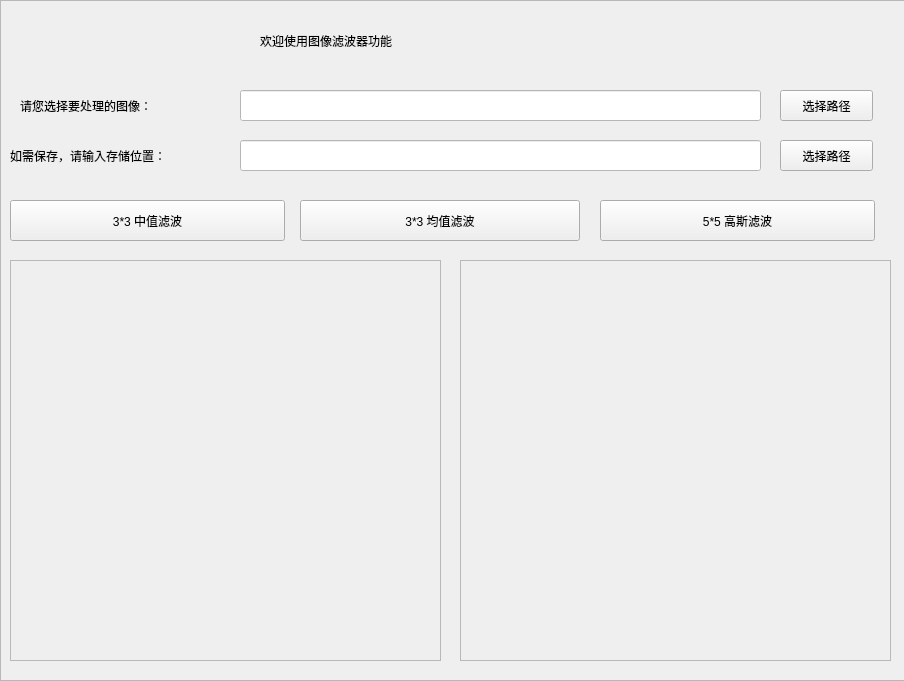
<?xml version="1.0" encoding="UTF-8"?>
<ui version="4.0">
 <class>FilterWindow</class>
 <widget class="QWidget" name="FilterWindow">
  <property name="geometry">
   <rect>
    <x>0</x>
    <y>0</y>
    <width>904</width>
    <height>681</height>
   </rect>
  </property>
  <property name="windowTitle">
   <string>Form</string>
  </property>
  <property name="styleSheet">
   <string notr="true"/>
  </property>
  <widget class="QPushButton" name="pushButton">
   <property name="geometry">
    <rect>
     <x>780</x>
     <y>90</y>
     <width>93</width>
     <height>31</height>
    </rect>
   </property>
   <property name="text">
    <string>选择路径</string>
   </property>
  </widget>
  <widget class="QLineEdit" name="lineEdit">
   <property name="geometry">
    <rect>
     <x>240</x>
     <y>90</y>
     <width>521</width>
     <height>31</height>
    </rect>
   </property>
   <property name="styleSheet">
    <string notr="true">background-color: rgb(255, 255, 255);</string>
   </property>
  </widget>
  <widget class="QLabel" name="label_3">
   <property name="geometry">
    <rect>
     <x>10</x>
     <y>130</y>
     <width>221</width>
     <height>51</height>
    </rect>
   </property>
   <property name="styleSheet">
    <string notr="true">font: 10pt &quot;Agency FB&quot;;</string>
   </property>
   <property name="text">
    <string>如需保存，请输入存储位置：</string>
   </property>
  </widget>
  <widget class="QLineEdit" name="lineEdit_2">
   <property name="geometry">
    <rect>
     <x>240</x>
     <y>140</y>
     <width>521</width>
     <height>31</height>
    </rect>
   </property>
   <property name="styleSheet">
    <string notr="true">background-color: rgb(255, 255, 255);</string>
   </property>
  </widget>
  <widget class="QPushButton" name="pushButton_2">
   <property name="geometry">
    <rect>
     <x>780</x>
     <y>140</y>
     <width>93</width>
     <height>31</height>
    </rect>
   </property>
   <property name="text">
    <string>选择路径</string>
   </property>
  </widget>
  <widget class="QFrame" name="frame">
   <property name="geometry">
    <rect>
     <x>10</x>
     <y>260</y>
     <width>431</width>
     <height>401</height>
    </rect>
   </property>
   <property name="acceptDrops">
    <bool>false</bool>
   </property>
   <property name="autoFillBackground">
    <bool>false</bool>
   </property>
   <property name="styleSheet">
    <string notr="true">border-image: url(:/images/images/2.jpg);
border-image: url(:/images/images/touming.png);</string>
   </property>
   <property name="frameShape">
    <enum>QFrame::StyledPanel</enum>
   </property>
   <property name="frameShadow">
    <enum>QFrame::Raised</enum>
   </property>
  </widget>
  <widget class="QFrame" name="frame_2">
   <property name="geometry">
    <rect>
     <x>460</x>
     <y>260</y>
     <width>431</width>
     <height>401</height>
    </rect>
   </property>
   <property name="frameShape">
    <enum>QFrame::StyledPanel</enum>
   </property>
   <property name="frameShadow">
    <enum>QFrame::Raised</enum>
   </property>
  </widget>
  <widget class="QLabel" name="label">
   <property name="geometry">
    <rect>
     <x>260</x>
     <y>20</y>
     <width>441</width>
     <height>41</height>
    </rect>
   </property>
   <property name="styleSheet">
    <string notr="true">font: 75 18pt &quot;微软雅黑&quot;;</string>
   </property>
   <property name="text">
    <string>欢迎使用图像滤波器功能</string>
   </property>
  </widget>
  <widget class="QLabel" name="label_2">
   <property name="geometry">
    <rect>
     <x>20</x>
     <y>90</y>
     <width>201</width>
     <height>31</height>
    </rect>
   </property>
   <property name="styleSheet">
    <string notr="true">font: 10pt &quot;Agency FB&quot;;</string>
   </property>
   <property name="text">
    <string>请您选择要处理的图像：</string>
   </property>
  </widget>
  <widget class="QPushButton" name="pushButton_3">
   <property name="geometry">
    <rect>
     <x>600</x>
     <y>200</y>
     <width>275</width>
     <height>41</height>
    </rect>
   </property>
   <property name="text">
    <string>5*5 高斯滤波</string>
   </property>
  </widget>
  <widget class="QPushButton" name="pushButton_5">
   <property name="geometry">
    <rect>
     <x>10</x>
     <y>200</y>
     <width>275</width>
     <height>41</height>
    </rect>
   </property>
   <property name="text">
    <string>3*3 中值滤波</string>
   </property>
  </widget>
  <widget class="QPushButton" name="pushButton_4">
   <property name="geometry">
    <rect>
     <x>300</x>
     <y>200</y>
     <width>280</width>
     <height>41</height>
    </rect>
   </property>
   <property name="text">
    <string>3*3 均值滤波</string>
   </property>
  </widget>
  <widget class="QFrame" name="frame_3">
   <property name="geometry">
    <rect>
     <x>0</x>
     <y>0</y>
     <width>911</width>
     <height>681</height>
    </rect>
   </property>
   <property name="styleSheet">
    <string notr="true">border-image: url(:/images/images/16.jpg);</string>
   </property>
   <property name="frameShape">
    <enum>QFrame::StyledPanel</enum>
   </property>
   <property name="frameShadow">
    <enum>QFrame::Raised</enum>
   </property>
  </widget>
  <zorder>frame_3</zorder>
  <zorder>frame_2</zorder>
  <zorder>pushButton</zorder>
  <zorder>lineEdit</zorder>
  <zorder>label_3</zorder>
  <zorder>lineEdit_2</zorder>
  <zorder>pushButton_2</zorder>
  <zorder>frame</zorder>
  <zorder>label</zorder>
  <zorder>label_2</zorder>
  <zorder>pushButton_3</zorder>
  <zorder>pushButton_5</zorder>
  <zorder>pushButton_4</zorder>
 </widget>
 <resources>
  <include location="images.qrc"/>
 </resources>
 <connections/>
</ui>
